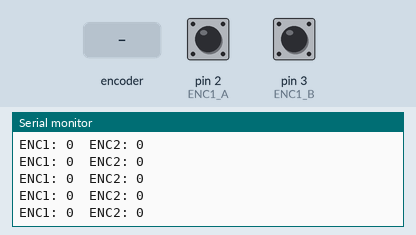
This sketch was run on a simulated Arduino Uno, built with avr-gcc and run on an emulated ATmega328P. Shown: the last lines printed to the serial monitor. The inputs (shaded band) are chosen by the test bench; at power-on: pin 2 (ENC1_A) HIGH, pin 3 (ENC1_B) HIGH.

Above: at 1.2 s.
1.3 s: rotary encoder on pin 2 (ENC1_A) / pin 3 (ENC1_B) turned 2 steps (second pin leading)
At 2.2 s:
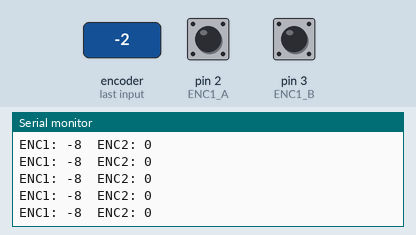
4.7 s: rotary encoder on pin 2 (ENC1_A) / pin 3 (ENC1_B) turned 3 steps (first pin leading)
At 5.6 s:
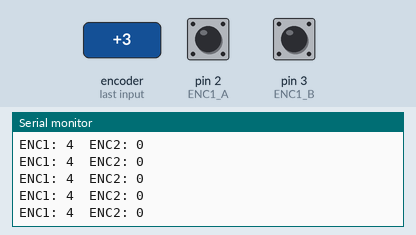
8.3 s: rotary encoder on pin 2 (ENC1_A) / pin 3 (ENC1_B) turned 2 steps (second pin leading)
At 9.1 s:
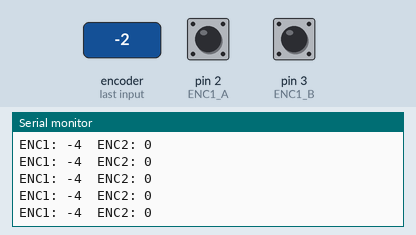
11.7 s: rotary encoder on pin 2 (ENC1_A) / pin 3 (ENC1_B) turned 1 step (first pin leading)
At 12.7 s:
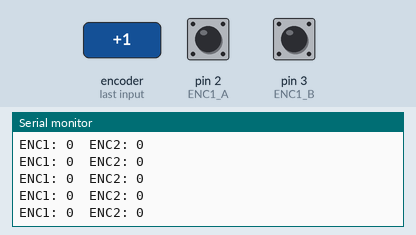
14.9 s: rotary encoder on pin 2 (ENC1_A) / pin 3 (ENC1_B) turned 3 steps (first pin leading)
At 15.7 s:
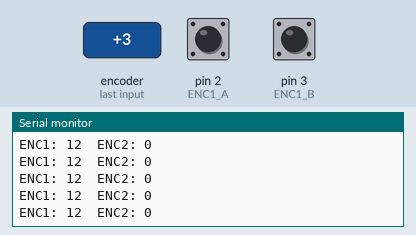
Timing chart, 0 to 17.9 s (numbered marks = the images above; inputs shaded):
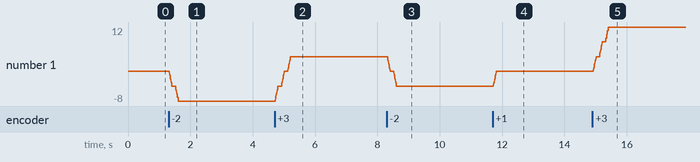

Measured:
- after the input at 1.3 s, the serial monitor: prints a new line at once (image 1)
- after the input at 4.7 s, the serial monitor: prints a new line at once (image 2)
- after the input at 8.3 s, the serial monitor: prints a new line at once (image 3)
- after the input at 11.7 s, the serial monitor: prints a new line at once (image 4)
- after the input at 14.9 s, the serial monitor: prints a new line at once (image 5)
- plotted number 1: 0 → -8 after the input at 1.3 s, -8 → 4 after the input at 4.7 s, 4 → -4 after the input at 8.3 s, 0 → 12 after the input at 14.9 s

The sketch:

Motor_Encoder_Test2.ino
```cpp
/*
    Name: Brandon Ho
    Date: 2/27/2022
    Title: Motor Speed Open Loop
    Description: This script works to test the motor in an open loop response
                 It goes with DataTransfer.py to get the DC gain and time constant of the motor
                 Using B port on the Arduino Motor Shield at full power
                 Adapted from https://github.com/CooperControlsLab/CU-At-Home_feedback_controls/tree/master/arduino_code/libraries/PID
*/

#include "PinChangeInterrupt.h"

// Define hardware pins for Motor Control system

#define ENC1_A 2   //Encoder pulse A (LEFT ENCODER)
#define ENC1_B 3   //Encoder pulse B
#define ENC2_A 18   //Encoder pulse A (RIGHT ENCODER)
#define ENC2_B 19   //Encoder pulse B
#define PPR 464.64 //Encoder pulses per revolution
#define PPR_A 232.8 //Pulse A per r

#define LONG_LENGTH 2147483647
int ind = 0;


const int power = 0;
float setpoint;
long count = 0; // This variable will increase or decrease depending on the rotation of encoder
long count2 = 0; // This variable will increase or decrease depending on the rotation of encoder

//Interrupt Functios
void pulse1A();
void pulse1B();
void pulse2A();
void pulse2B();

void setup() {
  Serial.begin (19200);
pinMode(power, OUTPUT);
  digitalWrite(power,HIGH);
  pinMode(ENC1_A, INPUT_PULLUP); // internally pullup encoder input A
  pinMode(ENC1_B, INPUT_PULLUP); // internally pullup encoder input B
  pinMode(ENC2_A, INPUT_PULLUP); // internally pullup encoder input A
  pinMode(ENC2_B, INPUT_PULLUP); // internally pullup encoder input B


  //Setting up interrupt
  //When rotating the encoder, the encoder pin values changes.
  //Thus, the interrupt function will activate in the hardware itself
  attachInterrupt(digitalPinToInterrupt(ENC1_A), pulse1A, CHANGE);
  attachInterrupt(digitalPinToInterrupt(ENC1_B), pulse1B, CHANGE);
  attachInterrupt(digitalPinToInterrupt(ENC2_A), pulse2A, CHANGE);
  attachInterrupt(digitalPinToInterrupt(ENC2_B), pulse2B, CHANGE);

}


void loop()
{
  //digitalWrite(PWM_A,HIGH);
  //digitalWrite(PWM_B,HIGH);
  Serial.print("ENC1: ");Serial.print(count);
  Serial.print("  ENC2: ");Serial.println(count2);
  //delay(15);

}


//Encoder Interrupt 1A
void pulse1A()
{
  bool valA = digitalRead(ENC1_A);
  bool valB = digitalRead(ENC1_B);

  if (valA == HIGH) { //When A rises
    if (valB == LOW) {
      count++; //CW
    }
    else {
      count--; //CCW
    }
  }
  else { //When A falls
    if (valB == HIGH) {
      count++;  //CW
    }
    else {
      count--; //CCW
    }
  }


  if ((count > LONG_LENGTH - 1000) || (count < -LONG_LENGTH + 1000))
  {
    //posPrev = posPrev - count_to_deg(count) * DEG_TO_RAD;
    count = 0;
  }
}


//Encoder Interrupt 1B
void pulse1B()
{
  bool valA = digitalRead(ENC1_A);
  bool valB = digitalRead(ENC1_B);

  if (valB == HIGH) //When B rises
  {
    if (valA == HIGH) {
      count++; //CW
    }
    else {
      count--; //CCW
    }
  }
  else //When B falls
  {
    if (valA == LOW) {
      count++; //CW
    }
    else {
      count--; //CCW
    }
  }

  if ((count > LONG_LENGTH - 1000) || (count < -LONG_LENGTH + 1000))
  {
    //posPrev = posPrev - count_to_deg(count) * DEG_TO_RAD;
    count = 0;

  }
}


//Encoder Interrupt 2A
void pulse2A()
{
  bool valA = digitalRead(ENC2_A);
  bool valB = digitalRead(ENC2_B);

  if (valA == HIGH) { //When A rises
    if (valB == LOW) {
      count2++; //CW
    }
    else {
      count2--; //CCW
    }
  }
  else { //When B falls
    if (valB == HIGH) {
      count2++;  //CW
    }
    else {
      count2--; //CCW
    }
  }


  if ((count2 > LONG_LENGTH - 1000) || (count2 < -LONG_LENGTH + 1000))
  {
    //posPrev = posPrev - count_to_deg(count) * DEG_TO_RAD;
    count2 = 0;
  }
}


//Encoder Interrupt 2B
void pulse2B()
{
  bool valA = digitalRead(ENC2_A);
  bool valB = digitalRead(ENC2_B);

  if (valB == HIGH) //When B rises
  {
    if (valA == HIGH) {
      count2++; //CW
    }
    else {
      count2--; //CCW
    }
  }
  else //When B falls
  {
    if (valA == LOW) {
      count2++; //CW
    }
    else {
      count2--; //CCW
    }
  }

  if ((count2 > LONG_LENGTH - 1000) || (count2 < -LONG_LENGTH + 1000))
  {
    //posPrev = posPrev - count_to_deg(count) * DEG_TO_RAD;
    count2 = 0;

  }
}
```
